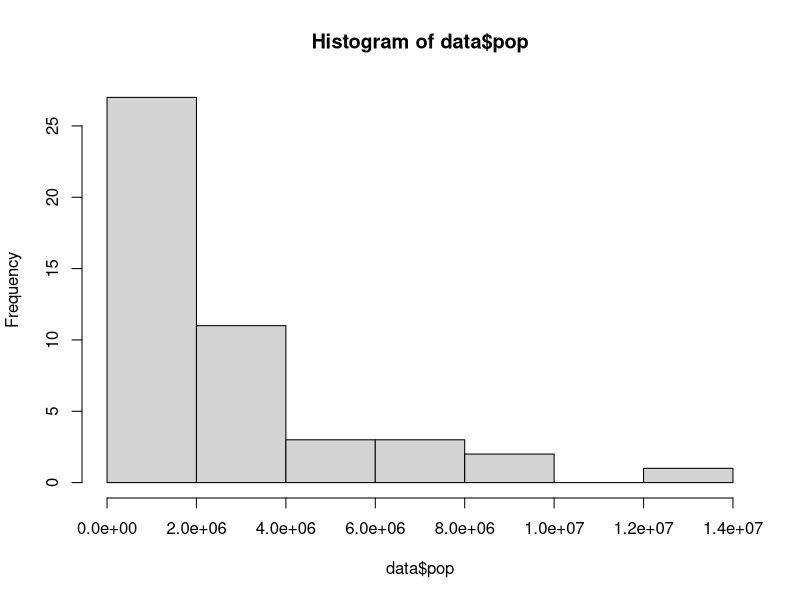
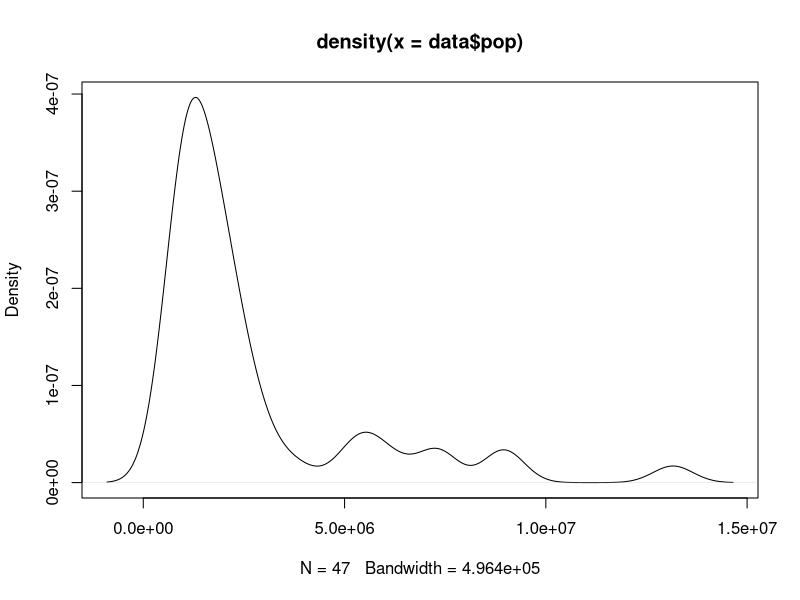
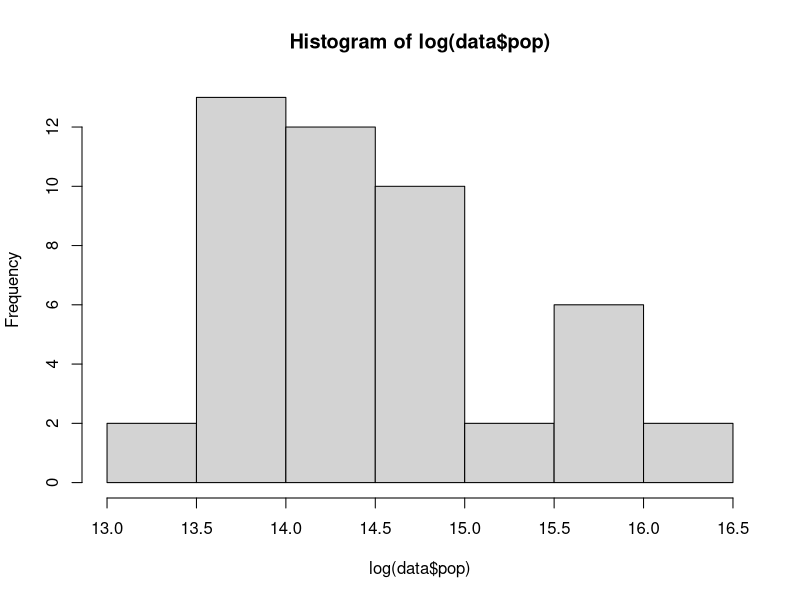
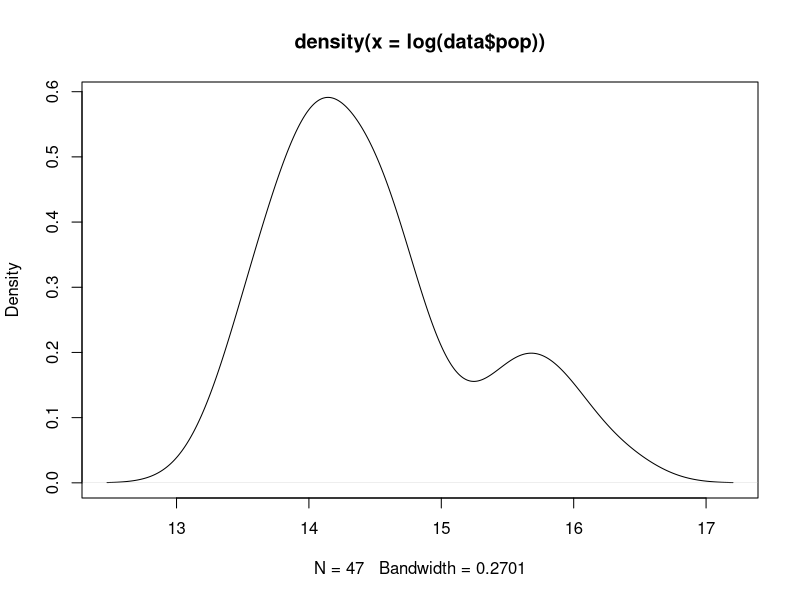
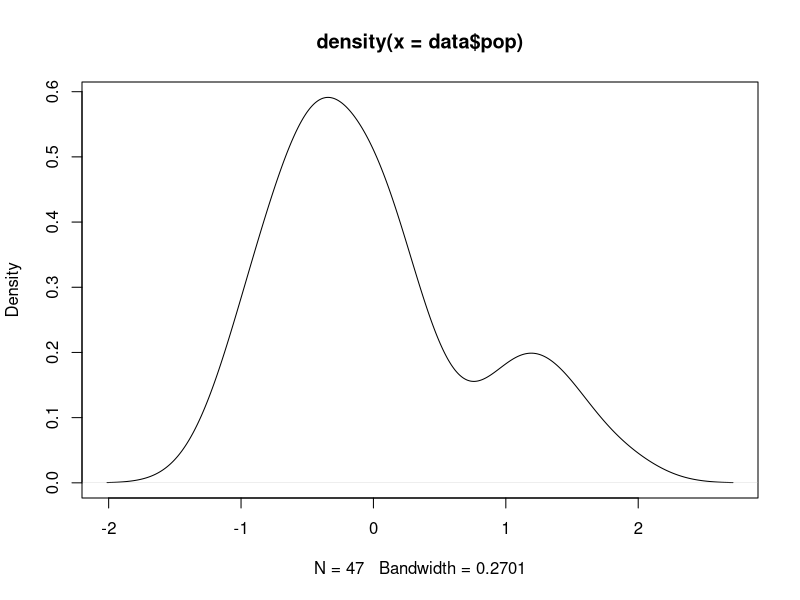

R code for these plots, in order:
## SODA 502 

# regression on TFR

data <- read.csv("Japan_TFR_pop.csv")

# Format geographical names; remove numbers, space, drop total, sort df alphabetically
data$Prefecture = gsub('[0-9]+', '', tolower(data$Prefecture))
data$Prefecture = gsub("^\\s+|\\s+$", "", data$Prefecture)
data = data[2:length(data$Prefecture),]
data <- with(data,  data[order(data$Prefecture) , ])

# transform population variable
hist(data$pop)
plot(density(data$pop))
hist(log(data$pop))
plot(density(log(data$pop)))
data$pop <- log(data$pop)-mean(log(data$pop))
plot(density(data$pop))

# compute change in TFR
data$change0607 <- data[,3]-data[,2]
data$change0708 <- data[,4]-data[,3]
data$change0809 <- data[,5]-data[,4]
data$change0910 <- data[,6]-data[,5]
data$change1011 <- data[,7]-data[,6]
data$change1112 <- data[,8]-data[,7]
data$change1213 <- data[,9]-data[,8]
data$change1012 <- data[,8]-data[,6]
data$change1013 <- data[,9]-data[,6]
data$change1113 <- data[,9]-data[,7]

##########################################################################

# run OLS on single year TFR
fit.2006 <- lm(X2006~pop+nucl, data=data)
summary(fit.2006)
fit.2007 <- lm(X2007~pop+nucl, data=data)
summary(fit.2007)
fit.2008 <- lm(X2008~pop+nucl, data=data)
summary(fit.2008)
fit.2009 <- lm(X2009~pop+nucl, data=data)
summary(fit.2009)
fit.2010 <- lm(X2010~pop+nucl, data=data)
summary(fit.2010)
fit.2011 <- lm(X2011~pop+nucl, data=data)
summary(fit.2011)
fit.2012 <- lm(X2012~pop+nucl, data=data)
summary(fit.2012)
fit.2013 <- lm(X2013~pop+nucl, data=data)
summary(fit.2013)

# run OLS on one-year changes
fit.change0607 <- lm(change0607~pop+nucl, data=data)
summary(fit.change0607)
fit.change0708 <- lm(change0708~pop+nucl, data=data)
summary(fit.change0708)
fit.change0809 <- lm(change0809~pop+nucl, data=data)
summary(fit.change0809)
fit.change0910 <- lm(change0910~pop+nucl, data=data)
summary(fit.change0910)
fit.change1011 <- lm(change1011~pop+nucl, data=data)
summary(fit.change1011)
fit.change1112 <- lm(change1112~pop+nucl, data=data)
summary(fit.change1112)
fit.change1213 <- lm(change1213~pop+nucl, data=data)
summary(fit.change1213)

# run OLS on changes since 2010
fit.change1011 <- lm(change1011~pop+nucl, data=data)
summary(fit.change1011)
fit.change1012 <- lm(change1012~pop+nucl, data=data)
summary(fit.change1012)
fit.change1013 <- lm(change1013~pop+nucl, data=data)
summary(fit.change1013)

# run OLS on changes since 2011
fit.change1112 <- lm(change1112~pop+nucl, data=data)
summary(fit.change1112)
fit.change1113 <- lm(change1113~pop+nucl, data=data)
summary(fit.change1113)

##########################################################################

# function to pull coefficients and p-values
summ_func <- function(fit) {
  return(c(summary(fit)$coefficients[1,c(1,4)],summary(fit)$coefficients[2,c(1,4)],summary(fit)$coefficients[3,c(1,4)]))
}

# table for individual year TFR
t1 <- rbind(summ_func(fit.2006),summ_func(fit.2007),summ_func(fit.2008),summ_func(fit.2009),
            summ_func(fit.2010),summ_func(fit.2011),summ_func(fit.2012),summ_func(fit.2013))
t1 <- round(t1, 2)
t1
write.csv(t1, file="Japan_TFR_t1.csv")

# table for one-year changes
t2 <- rbind(summ_func(fit.change0607),summ_func(fit.change0708),summ_func(fit.change0809),summ_func(fit.change0910),
            summ_func(fit.change1011),summ_func(fit.change1112),summ_func(fit.change1213))
t2 <- round(t2, 2)
t2
write.csv(t2, file="Japan_TFR_t2.csv")
